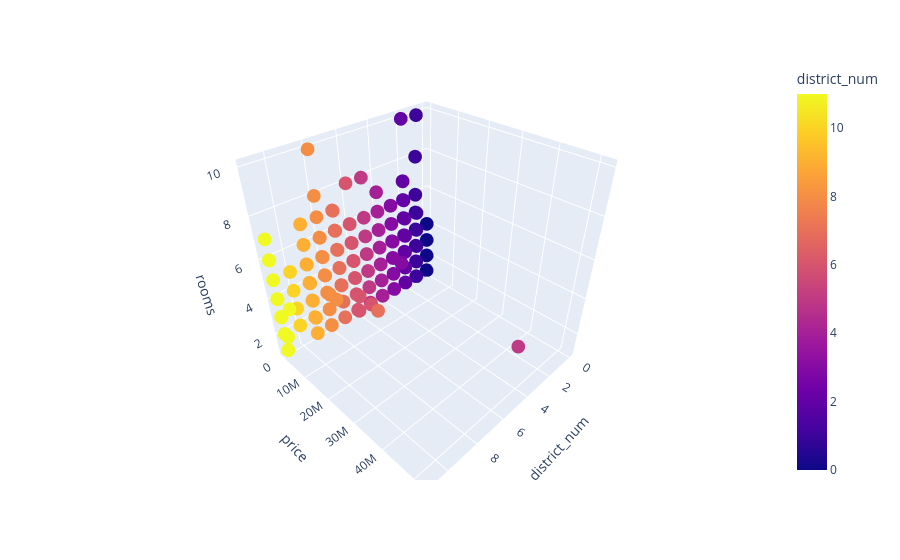

Notebook cell for this chart:
### Code cell
import plotly.express as px

fig = px.scatter_3d(data, x='district_num', y='price', z='rooms',
              color='district_num')
fig.show()

### Figure 1 — Plotly figure (JSON) as saved in the notebook; plotly's stock layout.template omitted (floating-point values rounded to 4 significant figures; data arrays with more than 128 entries replaced by an {"elided": "..."} marker saying what was removed)
{"data": [{"hovertemplate": "district_num=%{marker.color}<br>price=%{y}<br>rooms=%{z}<extra></extra>", "legendgroup": "", "marker": {"color": {"elided": "7565 int values"}, "coloraxis": "coloraxis", "symbol": "circle"}, "mode": "markers", "name": "", "scene": "scene", "showlegend": false, "type": "scatter3d", "x": {"elided": "7565 int values"}, "y": {"elided": "7565 int values"}, "z": {"elided": "7565 int values"}}], "layout": {"coloraxis": {"colorbar": {"title": {"text": "district_num"}}, "colorscale": [[0, "#0d0887"], [0.1111, "#46039f"], [0.2222, "#7201a8"], [0.3333, "#9c179e"], [0.4444, "#bd3786"], [0.5556, "#d8576b"], [0.6667, "#ed7953"], [0.7778, "#fb9f3a"], [0.8889, "#fdca26"], [1, "#f0f921"]]}, "legend": {"tracegroupgap": 0}, "margin": {"t": 60}, "scene": {"domain": {"x": [0, 1], "y": [0, 1]}, "xaxis": {"title": {"text": "district_num"}}, "yaxis": {"title": {"text": "price"}}, "zaxis": {"title": {"text": "rooms"}}}}}
